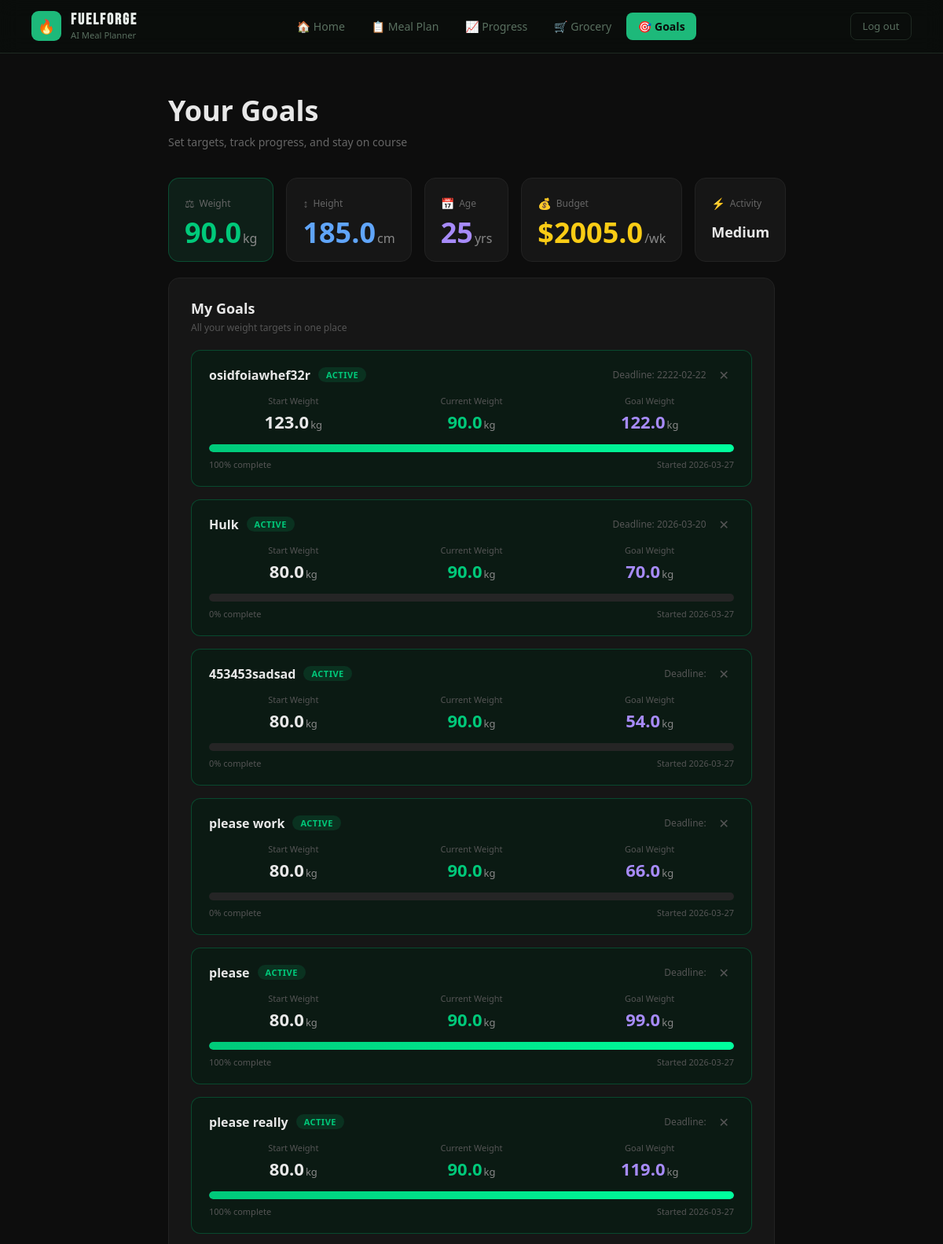
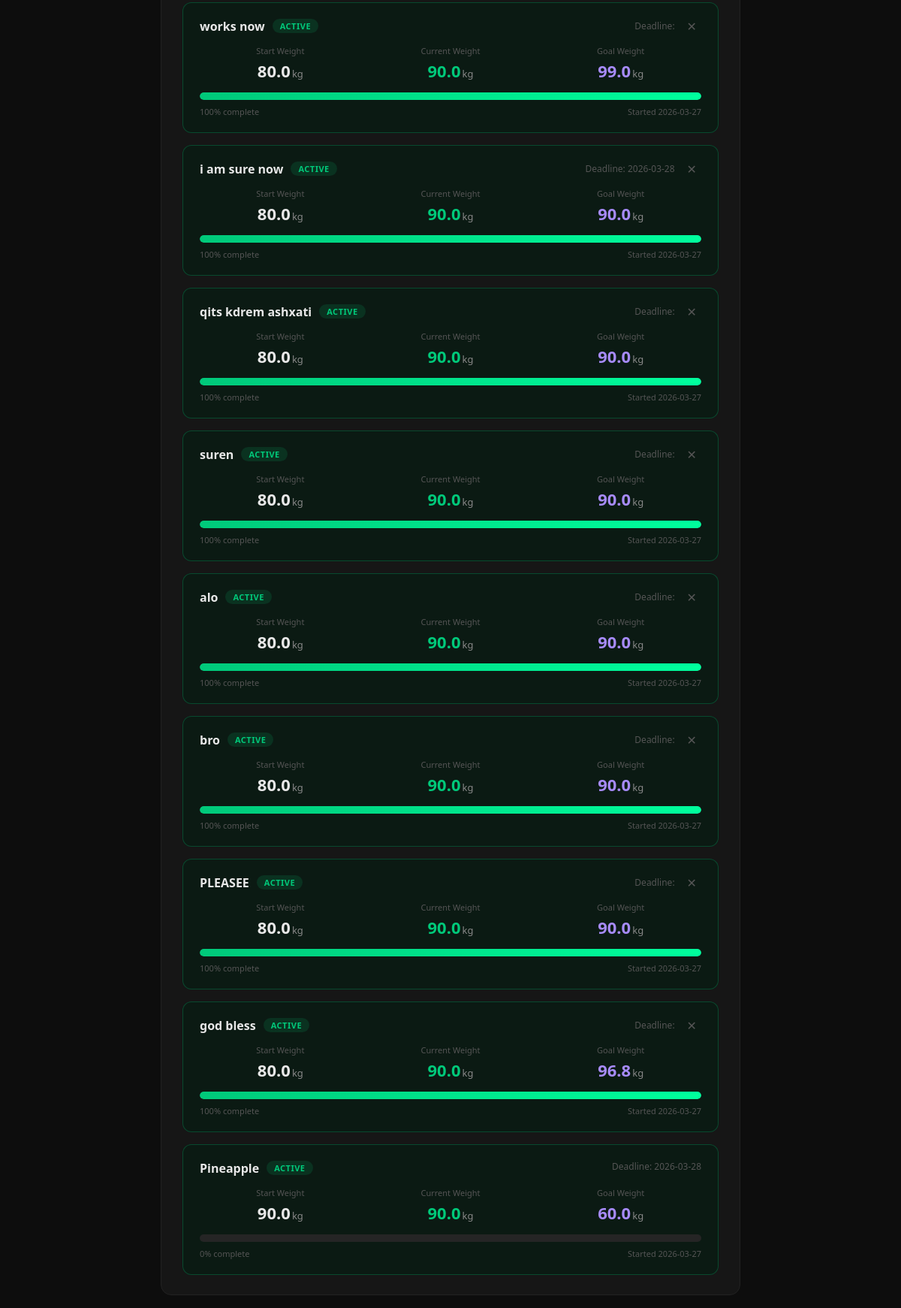
The page /goals (signed in, upper part) on the database its author committed (2 pictures, top to bottom).
### tables this page shows
CREATE TABLE users (
            id                INTEGER PRIMARY KEY AUTOINCREMENT,
            email             TEXT    NOT NULL UNIQUE,
            password_hash     TEXT    NOT NULL,
            weight            REAL    DEFAULT 0,       -- kg
            height            REAL    DEFAULT 0,       -- cm
            age               INTEGER DEFAULT 0,
            budget            REAL    DEFAULT 0,       -- $ per week
            activity_level    TEXT    DEFAULT 'medium',
            current_streak    INTEGER DEFAULT 0,
            longest_streak    INTEGER DEFAULT 0,
            total_active_days INTEGER DEFAULT 0,
            last_login_date   TEXT    DEFAULT '',
            created_at        TEXT    DEFAULT (date('now'))
        );

CREATE TABLE goals (
            id           INTEGER PRIMARY KEY AUTOINCREMENT,
            user_id      INTEGER NOT NULL REFERENCES users(id) ON DELETE CASCADE,
            title        TEXT    NOT NULL,
            goal_weight  REAL    NOT NULL,  -- kg
            start_weight REAL    NOT NULL,  -- kg at time of creation
            created      TEXT    DEFAULT (date('now')),
            deadline     TEXT    DEFAULT '',
            status       TEXT    DEFAULT 'active'
        );

### goals.py (the view, shortened to what this page needs)
@goals_bp.route("/goals", methods=["GET", "POST"])
def goals():
    if "uid" not in session:
        return redirect(url_for("login"))
    uid  = session["uid"]
    conn = get_db()
    user = dict(conn.execute("SELECT * FROM users WHERE id=?", (uid,)).fetchone())
    rows = conn.execute(
        "SELECT * FROM goals WHERE user_id=? ORDER BY created DESC", (uid,)
    ).fetchall()
    conn.close()
    goals_list = []
    for row in rows:
        g = dict(row)
        g["current_weight"] = user["weight"]
        total = abs(g["start_weight"] - g["goal_weight"])
        done  = abs(g["start_weight"] - user["weight"])
        g["progress_pct"] = min(round((done / total * 100) if total else 0, 1), 100)
        goals_list.append(g)
    data = {
        "app_name":       "FUELFORGE",
        "tagline":        "AI Meal Planner",
        "nav":            ["Home", "Meal Plan", "Progress", "Goals", "Grocery", "Scanner"],
        "active_nav":     "Goals",
        "current_weight": user["weight"],
        "height":         user["height"],
        "age":            user["age"],
        "budget":         user["budget"],
        "activity_level": user.get("activity_level") or "medium",
        "goals":          goals_list,
    }
    return render_template("goals.html", d=data)

### database.py (called while the page is built)
def get_db():
    conn = sqlite3.connect(DB_PATH)
    conn.row_factory = sqlite3.Row
    conn.execute("PRAGMA foreign_keys = ON")
    return conn

### templates/goals.html (shortened to what this page needs)
<!DOCTYPE html>
<html lang="en">
<head>
</head>
<body>
<nav>
  <div class="logo">
    <div class="logo-icon">🔥</div>
    <div class="logo-text">
      <strong>FUELFORGE</strong>
      <span>AI Meal Planner</span>
    </div>
  </div>
  <ul class="nav-links">
    <li><a href="/home">🏠 Home</a></li>
    <li><a href="/meal-plan">📋 Meal Plan</a></li>
    <li><a href="/progress">📈 Progress</a></li>
    <li><a href="/grocery">🛒 Grocery</a></li>
    <li><a href="/goals" class="active">🎯 Goals</a></li>
  </ul>
  <a href="/logout" class="btn-logout">Log out</a>
</nav>
<main>
  <h1>Your Goals</h1>
  <p class="subtitle">Set targets, track progress, and stay on course</p>
  <div class="profile-grid">
    <div class="card highlight">
      <div class="card-label"><span class="icon">&#9878;</span> Weight</div>
      <div class="card-value green">{{ d.current_weight }}<span>kg</span></div>
    </div>
    <div class="card">
      <div class="card-label"><span class="icon">&#8597;</span> Height</div>
      <div class="card-value blue">{{ d.height }}<span>cm</span></div>
    </div>
    <div class="card">
      <div class="card-label"><span class="icon">&#128197;</span> Age</div>
      <div class="card-value purple">{{ d.age }}<span>yrs</span></div>
    </div>
    <div class="card">
      <div class="card-label"><span class="icon">&#128176;</span> Budget</div>
      <div class="card-value gold">${{ d.budget }}<span>/wk</span></div>
    </div>
    <div class="card">
      <div class="card-label"><span class="icon">&#9889;</span> Activity</div>
      <div class="card-value" style="font-size:18px; line-height:1.3; padding-top:6px;">
        {% set al = d.activity_level %}
        {% if al == 'very_low' %}Very Low
        {% elif al == 'low' %}Low
        {% elif al == 'medium' %}Medium
        {% elif al == 'high' %}High
        {% elif al == 'very_high' %}Very High
        {% else %}—
        {% endif %}
      </div>
    </div>
  </div>
  <div class="section">
    <div class="section-title">My Goals</div>
    <div class="section-sub">All your weight targets in one place</div>
    <div class="goals-list">
      {% for g in d.goals %}
      {% set diff = g.start_weight - g.goal_weight %}
      {% set done = g.start_weight - g.current_weight %}
      {% set pct = ((done / diff) * 100) | int if diff > 0 else 100 %}
      {% set pct = [pct, 0] | max %}
      {% set pct = [pct, 100] | min %}
      <div class="goal-card {{ g.status }}-goal">
        <div class="goal-header">
          <div class="goal-title-row">
            <div class="goal-title">{{ g.title }}</div>
            <div class="status-badge {{ g.status }}">{{ g.status | upper }}</div>
          </div>
          <div style="display:flex; align-items:center; gap:10px;">
            <div class="goal-deadline">Deadline: {{ g.deadline }}</div>
            {% if not loop.last %}
            <form method="POST" action="{{ url_for('goals.goals') }}" style="margin:0;">
              <button type="button" class="btn-delete-goal"
                data-id="{{ g.id }}" data-title="{{ g.title }}"
                onclick="openDeleteModal(this.dataset.id, this.dataset.title)">✕</button>
            </form>
            {% endif %}
          </div>
        </div>
        <div class="goal-weights">
          <div class="gw-item">
            <div class="gw-label">Start Weight</div>
            <div class="gw-val">{{ g.start_weight }}<span class="gw-unit">kg</span></div>
          </div>
          <div class="gw-item">
            <div class="gw-label">Current Weight</div>
            <div class="gw-val green">{{ g.current_weight }}<span class="gw-unit">kg</span></div>
          </div>
          <div class="gw-item">
            <div class="gw-label">Goal Weight</div>
            <div class="gw-val purple">{{ g.goal_weight }}<span class="gw-unit">kg</span></div>
          </div>
        </div>
        <div class="progress-bar-bg">
          <div class="progress-bar-fill {% if g.status == 'completed' %}purple-fill{% endif %}" style="width: {{ pct }}%"></div>
        </div>
        <div class="progress-info">
          <span>{{ pct }}% complete</span>
          <span>Started {{ g.created }}</span>
        </div>
      </div>
      {% endfor %}
    </div>
  </div>
</main>
</body>
</html>

### templates/goals.html (style rules this page uses)
*, *::before, *::after { box-sizing: border-box; margin: 0; padding: 0; }
body { background: #0d0d0d; color: #e8e8e8; font-family: 'Segoe UI', system-ui, sans-serif; min-height: 100vh; }
nav { display: flex; align-items: center; justify-content: space-between; padding: .9rem 2.5rem; border-bottom: 1px solid #1f2a22; position: sticky; top: 0; z-index: 100; background: rgba(10,14,11,.92); backdrop-filter: blur(12px); }
.logo { display: flex; align-items: center; gap: .75rem; }
.logo-icon { width: 38px; height: 38px; background: #1db97a; border-radius: 9px; display: grid; place-items: center; font-size: 1.1rem; }
.logo-text { line-height: 1; }
.logo-text strong { display: block; font-family: 'Bebas Neue', sans-serif; font-size: 1.25rem; letter-spacing: .1em; color: #e8eeea; }
.logo-text span { font-size: .7rem; color: #5a7060; font-weight: 300; }
.nav-links { display: flex; align-items: center; gap: .3rem; list-style: none; }
.nav-links a { text-decoration: none; color: #5a7060; font-size: .88rem; font-weight: 500; padding: .5rem .9rem; border-radius: 8px; display: flex; align-items: center; gap: .4rem; transition: color .2s, background .2s; }
.nav-links a.active { background: #1db97a; color: #0a0e0b !important; font-weight: 600; }
.btn-logout { text-decoration: none; color: #5a7060; font-size: .82rem; font-weight: 500; padding: .45rem .9rem; border-radius: 8px; border: 1px solid #1f2a22; margin-left: .5rem; transition: color .2s, border-color .2s; }
main { max-width: 820px; margin: 0 auto; padding: 48px 24px 80px; }
h1 { font-size: 36px; font-weight: 800; margin-bottom: 6px; }
.subtitle { color: #666; font-size: 14px; margin-bottom: 36px; }
.profile-grid { display: grid; grid-template-columns: repeat(5, 1fr); gap: 16px; margin-bottom: 20px; }
.card { background: #161616; border: 1px solid #222; border-radius: 14px; padding: 22px 20px 18px; }
.card.highlight { border-color: #00c97a44; background: #0e1f18; }
.card-label { font-size: 12px; color: #666; margin-bottom: 10px; display: flex; align-items: center; gap: 6px; }
.card-label .icon { font-size: 14px; }
.card-value { font-size: 36px; font-weight: 800; line-height: 1; }
.card-value span { font-size: 16px; font-weight: 400; color: #888; margin-left: 2px; }
.green { color: #00c97a; }
.purple { color: #a78bfa; }
.blue { color: #60a5fa; }
.gold { color: #facc15; }
.section { background: #161616; border: 1px solid #222; border-radius: 14px; padding: 26px 28px; margin-bottom: 20px; }
.section-title { font-size: 18px; font-weight: 700; margin-bottom: 4px; }
.section-sub { font-size: 12px; color: #555; margin-bottom: 20px; }
.goals-list { display: flex; flex-direction: column; gap: 16px; }
.goal-card { background: #111; border: 1px solid #222; border-radius: 12px; padding: 20px 22px; position: relative; }
.goal-card.active-goal { border-color: #00c97a44; background: #0b1a13; }
.goal-header { display: flex; justify-content: space-between; align-items: flex-start; margin-bottom: 14px; }
.goal-title-row { display: flex; align-items: center; gap: 10px; }
.goal-title { font-size: 16px; font-weight: 700; }
.status-badge { font-size: 11px; font-weight: 700; padding: 2px 10px; border-radius: 20px; letter-spacing: 0.5px; }
.status-badge.active { background: #00c97a22; color: #00c97a; }
.goal-deadline { font-size: 12px; color: #555; }
.goal-weights { display: grid; grid-template-columns: 1fr 1fr 1fr; gap: 12px; margin-bottom: 14px; }
.gw-item { text-align: center; }
.gw-label { font-size: 11px; color: #555; margin-bottom: 4px; }
.gw-val { font-size: 22px; font-weight: 800; }
.gw-unit { font-size: 13px; color: #888; margin-left: 2px; font-weight: 400; }
.progress-bar-bg { background: #252525; border-radius: 8px; height: 10px; overflow: hidden; margin-bottom: 8px; }
.progress-bar-fill { height: 100%; background: linear-gradient(90deg, #00c97a, #00ff9d); border-radius: 8px; }
.progress-info { display: flex; justify-content: space-between; font-size: 11px; color: #555; }
.btn-delete-goal { background: none; border: none; cursor: pointer; color: #555; font-size: 16px; line-height: 1; padding: 2px 6px; border-radius: 6px; transition: color .2s, background .2s; flex-shrink: 0; }

### rows shown on the page
users: current_weight "90.0", height "185.0", age "25", budget "2005.0", current_weight "90.0" "90.0" "90.0" "90.0" "90.0" "90.0" "90.0" "90.0" "90.0" "90.0" "90.0" "90.0" "90.0" "90.0" "90.0"
goals: title "osidfoiawhef32r", status "ACTIVE", deadline "2222-02-22", start_weight "123.0", goal_weight "122.0", created "2026-03-27"
goals: title "Hulk", status "ACTIVE", deadline "2026-03-20", start_weight "80.0", goal_weight "70.0", created "2026-03-27"
goals: title "453453sadsad", status "ACTIVE", start_weight "80.0", goal_weight "54.0", created "2026-03-27"
goals: title "please work", status "ACTIVE", start_weight "80.0", goal_weight "66.0", created "2026-03-27"
goals: title "please", status "ACTIVE", start_weight "80.0", goal_weight "99.0", created "2026-03-27"
goals: title "please really", status "ACTIVE", start_weight "80.0", goal_weight "119.0", created "2026-03-27"
goals: title "works now", status "ACTIVE", start_weight "80.0", goal_weight "99.0", created "2026-03-27"
goals: title "i am sure now", status "ACTIVE", deadline "2026-03-28", start_weight "80.0", goal_weight "90.0", created "2026-03-27"
goals: title "qits kdrem ashxati", status "ACTIVE", start_weight "80.0", goal_weight "90.0", created "2026-03-27"
goals: title "suren", status "ACTIVE", start_weight "80.0", goal_weight "90.0", created "2026-03-27"
goals: title "alo", status "ACTIVE", start_weight "80.0", goal_weight "90.0", created "2026-03-27"
goals: title "bro", status "ACTIVE", start_weight "80.0", goal_weight "90.0", created "2026-03-27"
goals: title "PLEASEE", status "ACTIVE", start_weight "80.0", goal_weight "90.0", created "2026-03-27"
goals: title "god bless", status "ACTIVE", start_weight "80.0", goal_weight "96.8", created "2026-03-27"
goals: title "Pineapple", status "ACTIVE", deadline "2026-03-28", start_weight "90.0", goal_weight "60.0", created "2026-03-27"

### other values the page prints
{{ pct }} "100" "0" "0" "0" "100" "100" "100" "100" "100" "100" "100" "100" "100" "100" "0"
